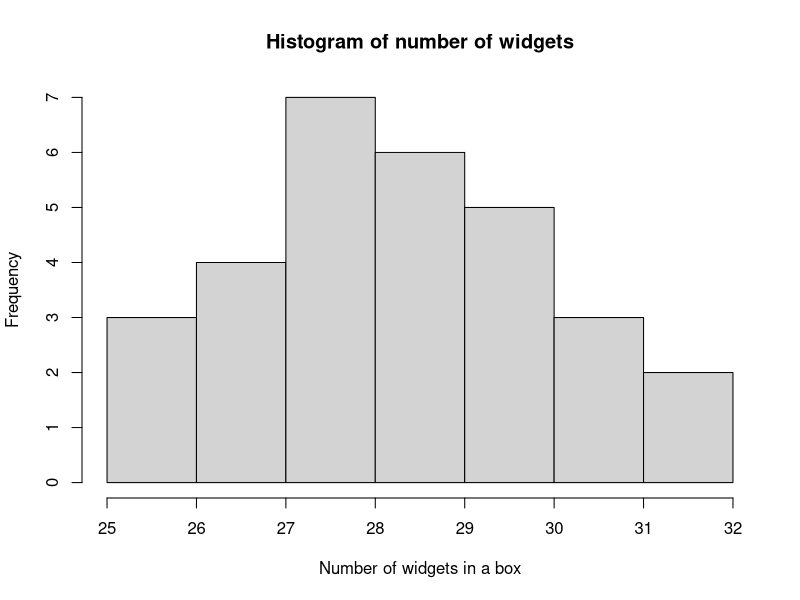
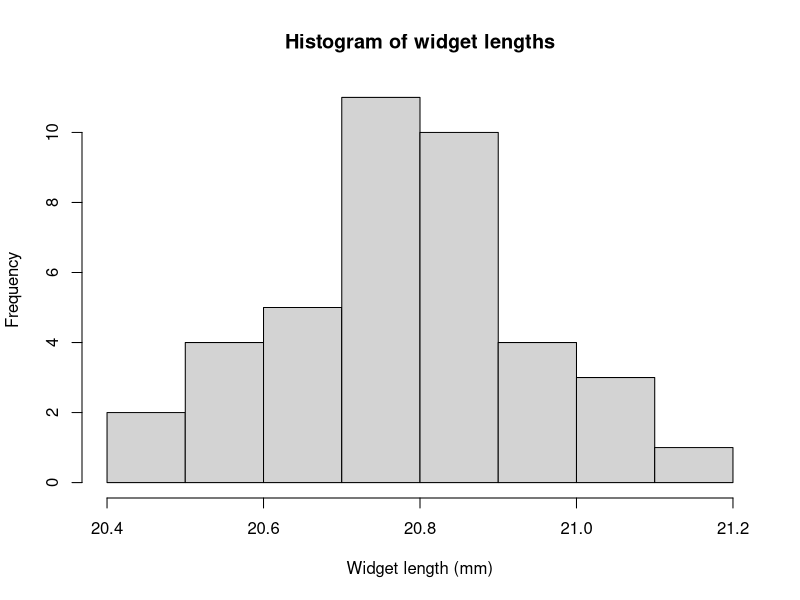
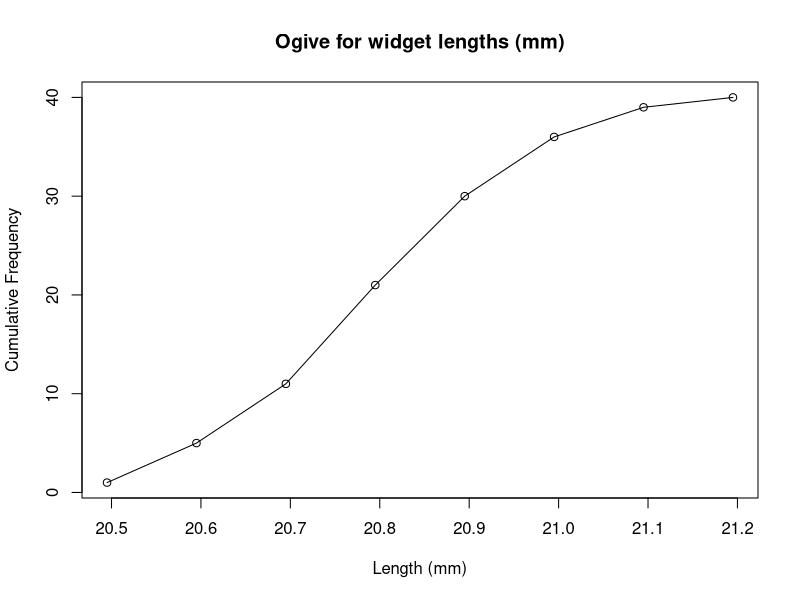
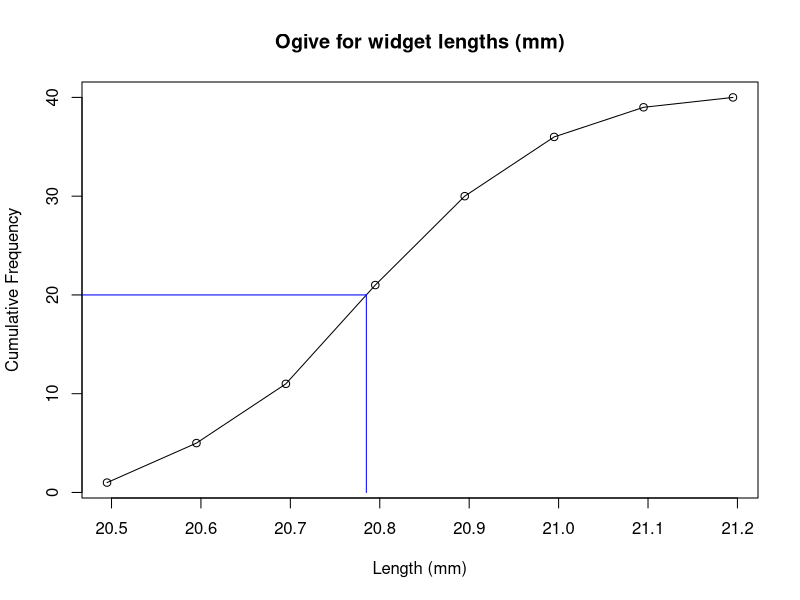

R code for these plots, in order:
## ---- chunk 1
y <- c(25,26,26,27,27,27,27,28,28,28,28,28,28,28,29,29,29,29,29,29,30,30,30,30,30,31,31,31,32,32)
hist(y, main = "Histogram of number of widgets", xlab = "Number of widgets in a box", ylab="Frequency")
## ---- chunk 2
y <- c(20.9,20.57,20.86,20.74,20.82,20.63,20.53,20.89,20.75,20.65,20.71,21.03,20.72,20.41,20.94,20.75,20.79,20.65,21.08,20.89,20.5,20.88,20.97,20.78,20.61,20.92,21.07,21.16,20.8,20.77,20.82,20.72,20.6,20.9,20.86,20.68,20.75,20.88,20.56,20.94)
hist(y, main = "Histogram of widget lengths", xlab = "Widget length (mm)", ylab="Frequency", breaks = c(20.4,20.5,20.6,20.7,20.8,20.9,21.0,21.1,21.2))
## ---- chunk 3
x <- c(20.495,20.595,20.695,20.795,20.895,20.995,21.095,21.195)
y <- c(1,5,11,21,30,36,39,40)
plot(x,y, main = "Ogive for widget lengths (mm)", xlab = "Length (mm)", ylab = "Cumulative Frequency")
lines(x,y)
## ---- chunk 4
x <- c(20.495,20.595,20.695,20.795,20.895,20.995,21.095,21.195)
y <- c(1,5,11,21,30,36,39,40)
plot(x,y, main = "Ogive for widget lengths (mm)", xlab = "Length (mm)", ylab = "Cumulative Frequency")
lines(x,y)
lines(c(0,20.785),c(20,20), col = "blue")
lines(c(20.785,20.785),c(20,0), col = "blue")
